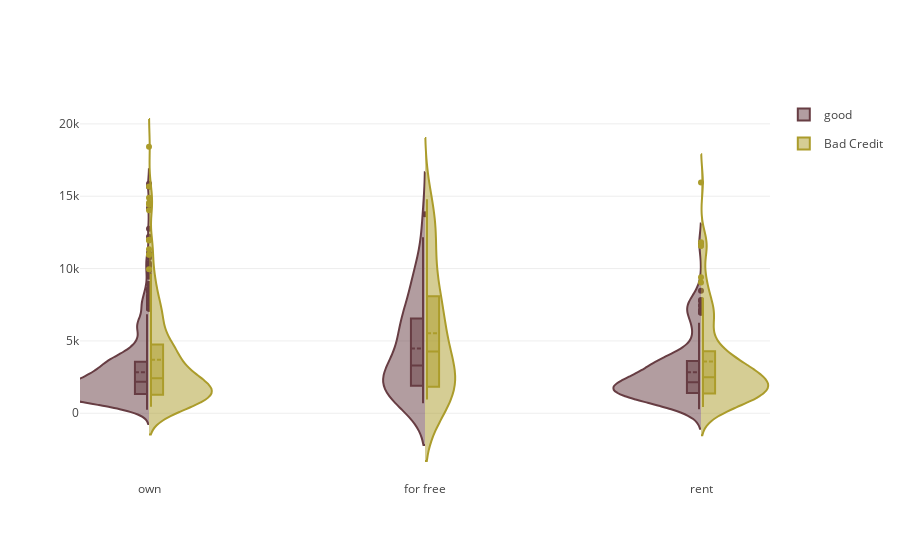

Here is the notebook cell this chart was saved with:
### Code cell
#Distribuition of Credit Amount by Housing visualization:

fig = {
    "data": [
        {
            "type": 'violin',
            "x": df_good['housing'],
            "y": df_good['amount_num'],
            "legendgroup": 'good',
            "scalegroup": 'No',
            "name": 'good',
            "side": 'negative',
            "box": {
                "visible": True
            },
            "meanline": {
                "visible": True
            },
            "line": {
                "color": '#673D43'
            }
        },
        {
            "type": 'violin',
            "x": df_bad['housing'],
            "y": df_bad['amount_num'],
            "legendgroup": 'bad',
            "scalegroup": 'No',
            "name": 'Bad Credit',
            "side": 'positive',
            "box": {
                "visible": True
            },
            "meanline": {
                "visible": True
            },
            "line": {
                "color": '#AB9C2B'
            }
        }
    ],
    "layout" : {
        "yaxis": {
            "zeroline": False,
        },
        "violingap": 0,
        "violinmode": "overlay"
    }
}


py.iplot(fig, filename = 'violin/split', validate = False)

### Figure 1 — Plotly figure (JSON) as saved in the notebook; plotly's stock layout.template omitted (floating-point values rounded to 4 significant figures; data arrays with more than 128 entries replaced by an {"elided": "..."} marker saying what was removed)
{"data": [{"box": {"visible": true}, "legendgroup": "good", "line": {"color": "#673D43"}, "meanline": {"visible": true}, "name": "good", "scalegroup": "No", "side": "negative", "type": "violin", "x": {"elided": "700 str values"}, "y": {"elided": "700 int values"}}, {"box": {"visible": true}, "legendgroup": "bad", "line": {"color": "#AB9C2B"}, "meanline": {"visible": true}, "name": "Bad Credit", "scalegroup": "No", "side": "positive", "type": "violin", "x": {"elided": "300 str values"}, "y": {"elided": "300 int values"}}], "layout": {"violingap": 0, "violinmode": "overlay", "yaxis": {"zeroline": false}}}
